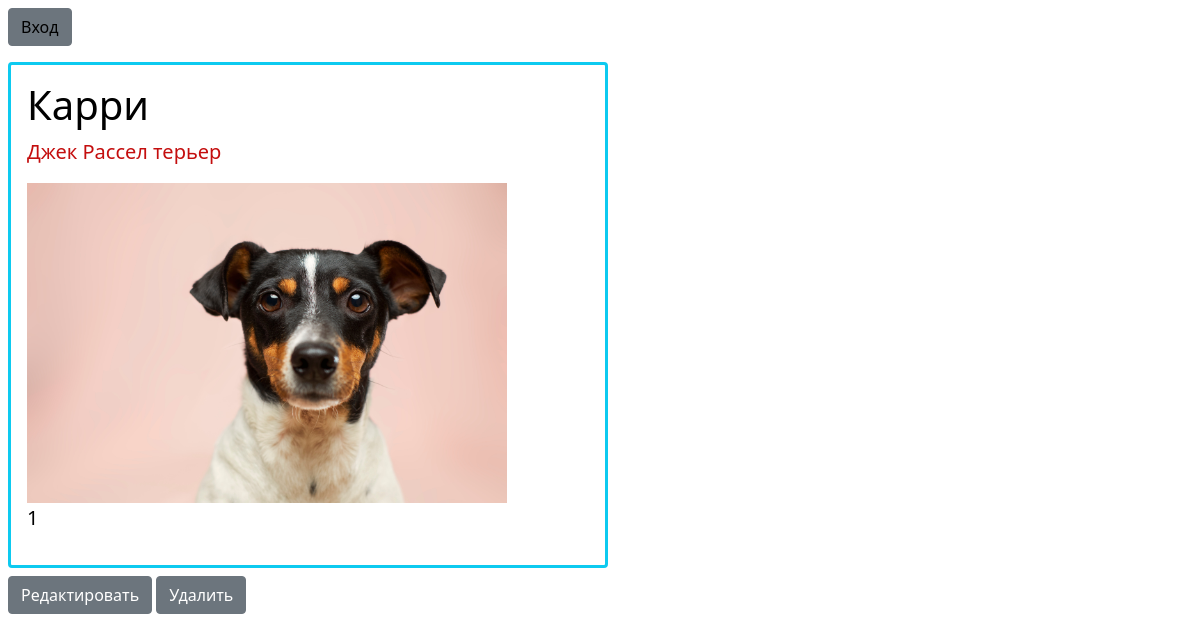
The app's page /dog/14 with its own data.
### app1/models.py (models this page shows, shortened)
class Posts(models.Model):
    name = models.CharField(max_length=100)
    breed = models.TextField()
    age = models.IntegerField()
    image = models.CharField(max_length=200, default='')

### app1/views.py (the view)
# urls.py: path('dog/<int:id>', views.dog),
def dog(request, id):
    dog = Posts.objects.get(id=id)
    return render(request, 'dog.html', {'dog': dog})

### app1/templates/dog.html
{% extends "base.html" %}
{% load static %}
{% block content %}
            <div class="border border-3 border-info w-50 m-2 p-3 rounded">
                <h3 style="color: black;" class="fs-1">{{dog.name}}</h3>
                <p style="color: rgb(196, 14, 14);" class="fs-5">{{dog.breed}}</p>
                <img style="width: 40vw;  " src="/static/images/{{dog.image}}" alt=""/>
                <p style="color: black;" class="fs-5">{{dog.age}}</p>
            </div>
            <div class="m-2">
                <a class="btn btn-secondary" href="/editpost/{{dog.id}}">
                    Редактировать
                </a>
                <a class="btn btn-secondary" href="/deletepost/{{dog.id}}">
                    Удалить
                </a>
            </div>
{% endblock %}

### records on screen
Posts: name "Карри", breed "Джек Рассел терьер", image (picture), age "1"
